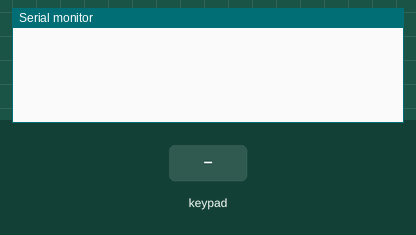
Recording of a sketch running on a simulated Arduino Uno, built with avr-gcc and run on an emulated ATmega328P. Parts: the last lines printed to the serial monitor. The inputs (shaded band) are chosen by the test bench.

Above: at 1.2 s.
1.3 s: key '1' pressed
At 2.0 s:
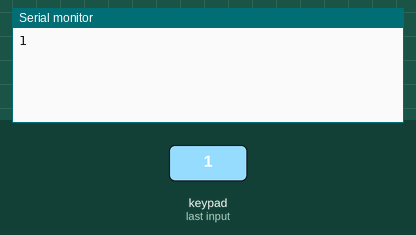
2.8 s: keypad keys 4 2 5 9 pressed 0.4 s apart
At 3.86 s:
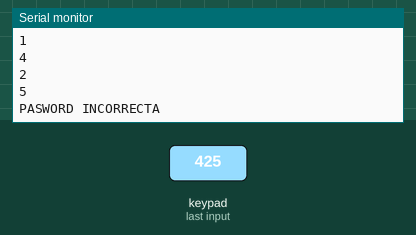
5.9 s: key 'A' pressed
At 6.5 s:
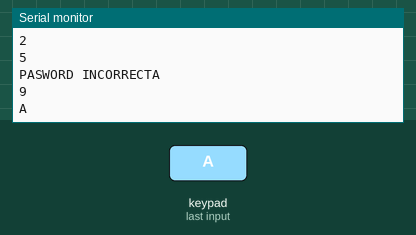
7.4 s: keypad keys 4 2 5 9 # pressed 0.4 s apart
At 10.0 s:
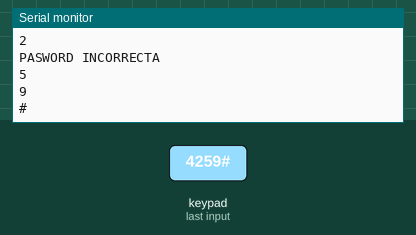
10.9 s: key 'B' pressed
At 11.9 s:
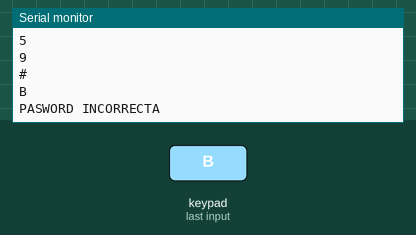
12.4 s: keypad keys 4 2 5 9 * pressed 0.4 s apart
At 15.0 s:
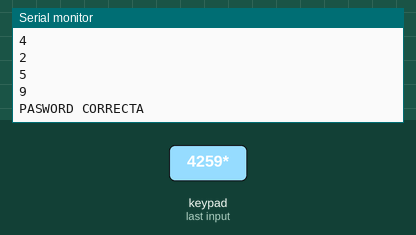
Timing chart, 0 to 16.5 s (numbered marks = the images above; inputs shaded):
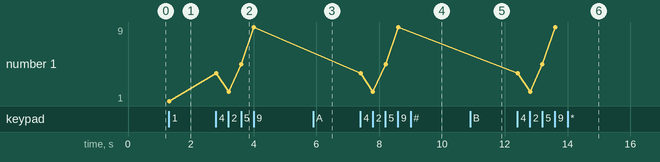

Measured:
- after the input at 1.3 s, the serial monitor: prints a new line at once (image 1)
- after the input at 2.8 s, the serial monitor: prints a new line at once (image 2)
- after the input at 5.9 s, the serial monitor: prints a new line at once (image 3)
- after the input at 7.4 s, the serial monitor: prints a new line at once (image 4)
- after the input at 10.9 s, the serial monitor: prints a new line at once (image 5)
- after the input at 12.4 s, the serial monitor: prints a new line at once (image 6)
- plotted number 1: 1 → 9 after the input at 2.8 s

The sketch:

Keypad.ino
```cpp
#include <Keypad.h>
#define FILAS 4
#define COLUMNAS 4

char keys [4][4] = {'1','2','3','A','4','5','6','B','7','8','9','C','*','0','#','D'};

byte pinesFilas[FILAS] = {9,8,7,6};
byte pinesColumnas[COLUMNAS] = {5,4,3,2};

Keypad teclado = Keypad(makeKeymap(keys), pinesColumnas,pinesFilas,  COLUMNAS,FILAS);

char tecla;
char pasword[] = {"4259"};
char clave[4];
int i=0;

void setup()
{
  Serial.begin(9600);
}

void loop()
{
  tecla = teclado.getKey();
  if(tecla!=NO_KEY)
  {
    clave[i]=tecla;
    i++;
    Serial.println(tecla);
    if(i==4)
    {
      if(clave[0]==pasword[0]&&clave[1]==pasword[1]&&clave[2]==pasword[2]&&clave[3]==pasword[3])
      //if(strcmp(clave,pasword)==0)
      {
        Serial.println("PASWORD CORRECTA");
        delay(2000);
        i=0;
      }
      else
      {
        i=0;
        Serial.println("PASWORD INCORRECTA");
      }
    }
  }
}
```
